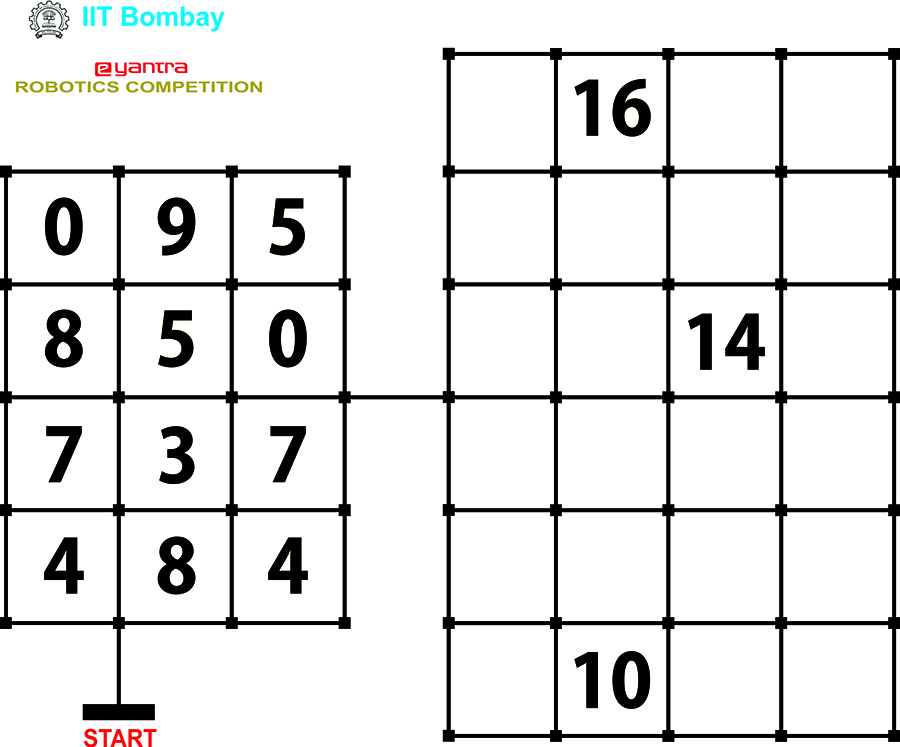
#> input picture task_1/test_images/test_image2.jpg, 900 x 747 px
$ python task1_code_test.py   (Python 2 division)
#> lines starting #> are read from the running program, lines starting #| are printed output that depends on the picture; after the words box and inside, x2 and y2 are one past the last pixel; in counts of white or black regions, pixels touching at a corner belong together
#> further down, img is the input picture: shape (747, 900, 3); mean B, G, R 228.3, 228.7, 228.7

############################################
## Import OpenCV
import numpy
import cv2
############################################

############################################

def sort(number_list,position_list):
   for i in range( len( position_list ) ):

        least = i
        for k in range( i + 1 , len( position_list ) ):
            if position_list[k] < position_list[least]:
                least = k
        tmp=position_list[least]
        position_list[least]=position_list[i]
        position_list[i]=tmp
        tmp1=number_list[least]
        number_list[least]=number_list[i]
        number_list[i]=tmp1
############################################
#function name:
def number(a,p):
    num=-1
    if a>1850 and a<1900:
        num=0
    elif a>800 and a<950:
        num=1
    elif a>1220 and a<1252 and p<242:
        num=2
    elif a>1200 and a<1250 and p>242:
        num=3
    elif a>1350 and a<1425:
        num=4
    elif a>1252 and a<1275:
        num=5
    elif a>1620 and a<1650:
        num=6
    elif a>975 and a<1025:
        num=7
    elif a>1800 and a<1850:
        num=8
    elif a>1590 and a<1620:
        num=9
    return num
############################################
def cell_number(cell):
    #print cell
    min=abs(cell-5256)
    pos=-1
    cell_mapping=[1500,1610,1725,1830,2500,2610,2725,2830,3500,3610,3725,3830,4500,4610,4725,4830,5500,5610,5725,5830,6500,6610,6725,6830]
    for i in range(24):
        if(abs(cell-cell_mapping[i])<min):
            pos=i
            min=abs(cell-cell_mapping[i])
    return pos
############################################
def play(img):
    gray = cv2.cvtColor(img,cv2.COLOR_BGR2GRAY)
    ret,thresh = cv2.threshold(gray,127,255,0)
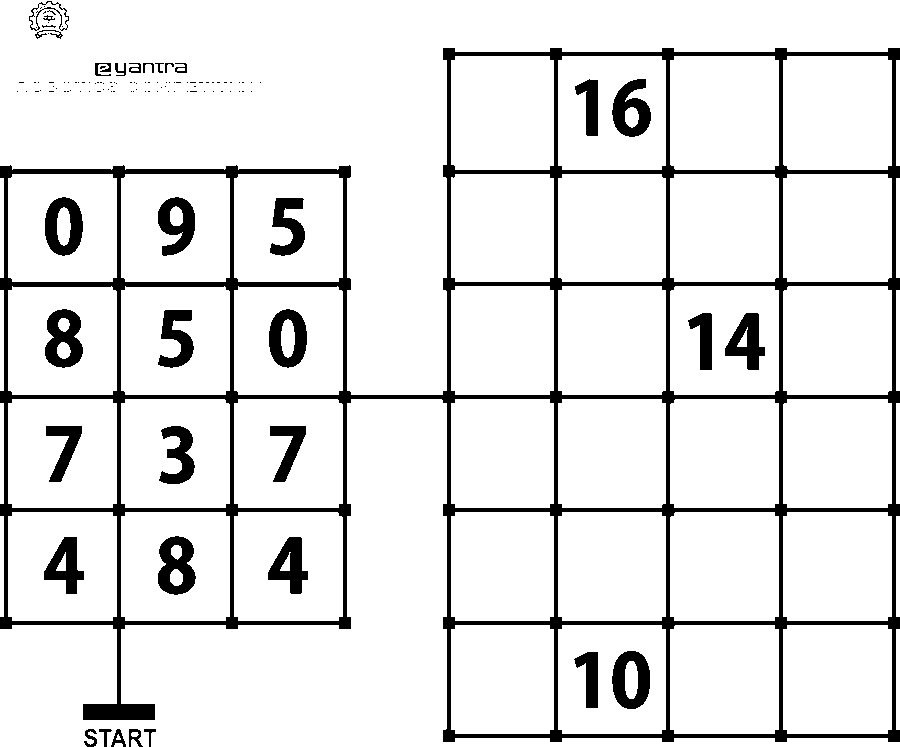
#> thresh: shape (747, 900); 89.8% white; 121 black regions (86 under 20 px)
    contours, hierarchy = cv2.findContours(thresh,cv2.RETR_TREE,cv2.CHAIN_APPROX_SIMPLE)
#> contours = 212 contours, 112 with area under 20; largest, box (x1, y1, x2, y2) and area: (0, 0, 900, 395) 119749, (0, 399, 900, 747) 76892, (783, 56, 892, 170) 12141, (670, 56, 779, 170) 12141, (558, 56, 666, 170) 12029
    grid1_number=[]
    grid1_number_position=[]
    grid2_number=[]
    grid2_number_position=[]
    for counter in range (len(contours)):
        if cv2.contourArea(contours[counter])>800 and cv2.contourArea(contours[counter])<2000:
        ###############################################
        #as area of all digits lies in this range
            cv2.drawContours(img,contours,counter,(0,255,0),2) #draws outline around all contours having area in the provided range
            ###############################################
            #to calculates the centroid of the countour
            M = cv2.moments(contours[counter])
            cx = int(M['m10']/M['m00'])
            cy = int(M['m01']/M['m00'])
            ###############################################
            area=cv2.contourArea(contours[counter])
            perimeter=cv2.arcLength(contours[counter],True)
            found_number=number(area,perimeter)

            if cx < 300:
            ###############################################
            #numbers with centroid's x coordinate less than 300 are stored in list grid1_number
                grid1_number.append(found_number)
                position=(cy/100)*1000+cx
                grid1_number_position.append(position)
                '''
                By using this logic we can express the position of a digit as a single dimension.
                The command appends the position of the number in the corresponding index.
                Position of a number in the image is calculated by (cy/100)*1000 + cx.
                cy/100 gives the row number of the digit and row number *1000 + cx gives the position of the digit in the corresponding row
                Thus, thousanth place gives the row number and rest three digits their x coordinate
                Example:
                Suppose there are two digit '5' and '7' with cx= 620,cy=117 and cx=510,cy=225 respectively
                Their positions from above formula will be will be- 5: 1620 and 7: 2510
                Thus,by using their position sorting of digits becomes very easy
                '''
            ###############################################

            else:
            ###############################################
            #grid2_number stores the numbers in second division (or grid-2)
                grid2_number.append(found_number)
                position=(cy/100)*1000+cx
                grid2_number_position.append(position)
#> this loop made 212 passes
#> (cx, cy, area, perimeter, num in number, found_number, position) on passes 9, 10, 20, 23, 27, 37, 39, 41, 46, 48, 52, 55: (589, 676, 857, 162.3, 1, 1, 6589), (630, 679, 1873, 166.7, 0, 0, 6630), (289, 565, 1398.5, 179.8, 4, 4, 5289), (176, 565, 1830, 185, 8, 8, 5176), (65, 565, 1362, 181.6, 4, 4, 5065), (287, 447, 1002, 201.1, 7, 7, 4287), (178, 454, 1226.5, 246.1, 3, 3, 4178), (63, 447, 1001, 201.1, 7, 7, 4063), (746, 341, 1392, 180.4, 4, 4, 3746), (703, 338, 869.5, 162.9, 1, 1, 3703), (287, 337, 1877, 167.5, 0, 0, 3287), (176, 337, 1258, 247.2, 5, 5, 3176)
#> (cx, cy, area, perimeter, found_number, position) on passes 67, 69, 72, 78, 80: (287, 225, 1253, 249.2, 5, 2287), (176, 223, 1606.5, 204.8, 9, 2176), (63, 225, 1874, 167.5, 0, 2063), (630, 110, 1636, 207, 6, 1630), (590, 104, 847.5, 161.7, 1, 1590)
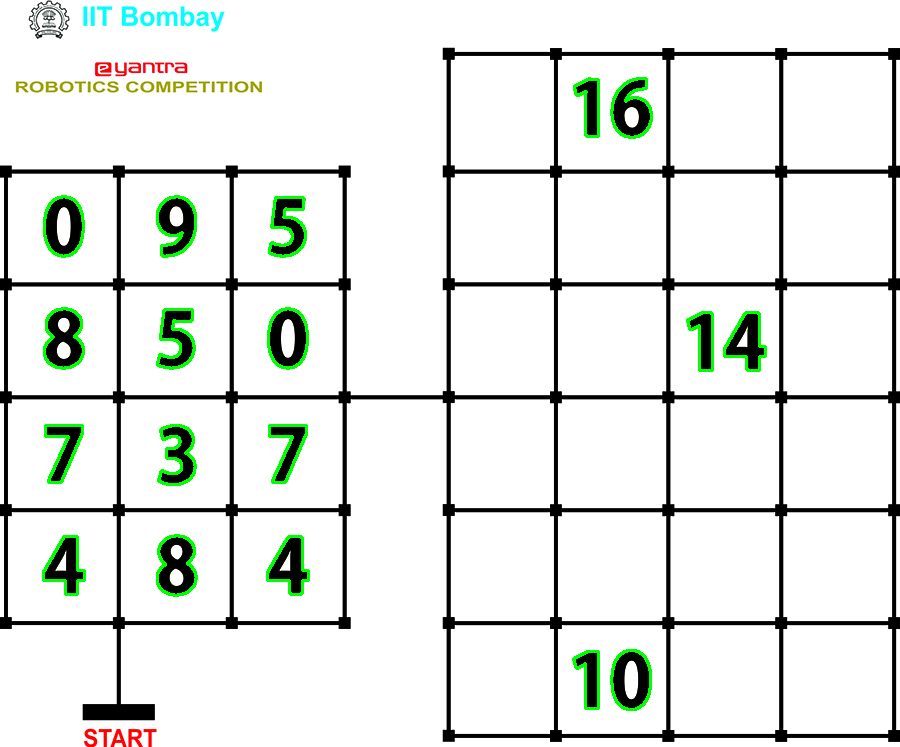
#> img: shape (747, 900, 3); 1.63% of pixels changed, all inside (x1, y1, x2, y2) = (42, 77, 767, 711)
#> after the loop, grid1_number = [4, 8, 4, 7, 3, 7, 0, 5, 8, 5, 9, 0]; grid1_number_position = [5289, 5176, 5065, 4287, 4178, 4063, 3287, 3176, 3063, 2287, 2176, 2063]; grid2_number = [1, 0, 4, 1, 6, 1]; grid2_number_position = [6589, 6630, 3746, 3703, 1630, 1590]
            ###############################################

    ############################################
    #calls function sort() to sort the list of numbers in list grid1_number and grid2_number according to their corresponding position
    sort(grid1_number,grid1_number_position)
#> the loop in sort, `for i in range( len( position_list ) ): ` made 12 passes
#> (tmp, tmp1) on passes 1 to 12: (2063, 0), (2176, 9), (2287, 5), (3063, 8), (3176, 5), (3287, 0), (4063, 7), (4178, 3), (4287, 7), (5065, 4), (5176, 8), (5289, 4)
#> after the loop in sort, `for i in range( len( position_list ) ):`: number_list = [0, 9, 5, 8, 5, 0, 7, 3, 7, 4, 8, 4]; position_list = [2063, 2176, 2287, 3063, 3176, 3287, 4063, 4178, 4287, 5065, 5176, 5289]
    sort(grid2_number,grid2_number_position)
#> the loop in sort (call 2), `for i in range( len( position_list ) ): ` made 6 passes
#> (tmp, tmp1) on passes 1 to 6: (1590, 1), (1630, 6), (3703, 1), (3746, 4), (6589, 1), (6630, 0)
    ############################################
    matrix=[]
    i=0

    ############################################
    #
    while i<(len( grid2_number)-1):
        if((grid2_number_position[i+1]-grid2_number_position[i])<60):
            two_digit_number=(grid2_number[i]*10)+grid2_number[i+1]
            cell=cell_number((grid2_number_position[i]+grid2_number_position[i+1])/2)
            matrix.append([cell,two_digit_number])
            i=i+2
        else:
            cell=cell_number(grid2_number_position[i])
            matrix.append([cell,grid2_number[i]])
            i=i+1
#> this loop made 3 passes
#> (two_digit_number, cell, i) on passes 1 to 3: (16, 1, 2), (14, 10, 4), (10, 21, 6)
#> after the loop, i = 6; matrix = [[1, 16], [10, 14], [21, 10]]; two_digit_number = 10
    if i==len(grid2_number)-1:
        cell=cell_number(grid2_number_position[i])
        matrix.append([cell,grid2_number[i]])
    cv2.imshow('task1_practice',img)
    #############################################

    return grid1_number,matrix
############################################

############################################
if __name__ == "__main__":
    #code for checking output for single image
    img = cv2.imread('test_images/test_image2.jpg')
    No_pos_D1,No_pos_D2=play(img)
#> No_pos_D1 = [0, 9, 5, 8, 5, 0, 7, 3, 7, 4, 8, 4]; No_pos_D2 = [[1, 16], [10, 14], [21, 10]]
    print No_pos_D1
#| [0, 9, 5, 8, 5, 0, 7, 3, 7, 4, 8, 4]
    print No_pos_D2
#| [[1, 16], [10, 14], [21, 10]]
    cv2.waitKey(0)
    cv2.destroyAllWindows()
############################################


############################################
## Close and exit
cv2.waitKey(0)
cv2.destroyAllWindows()
############################################

$ run again, with task_1/test_images/test_image1.jpg copied over task_1/test_images/test_image2.jpg
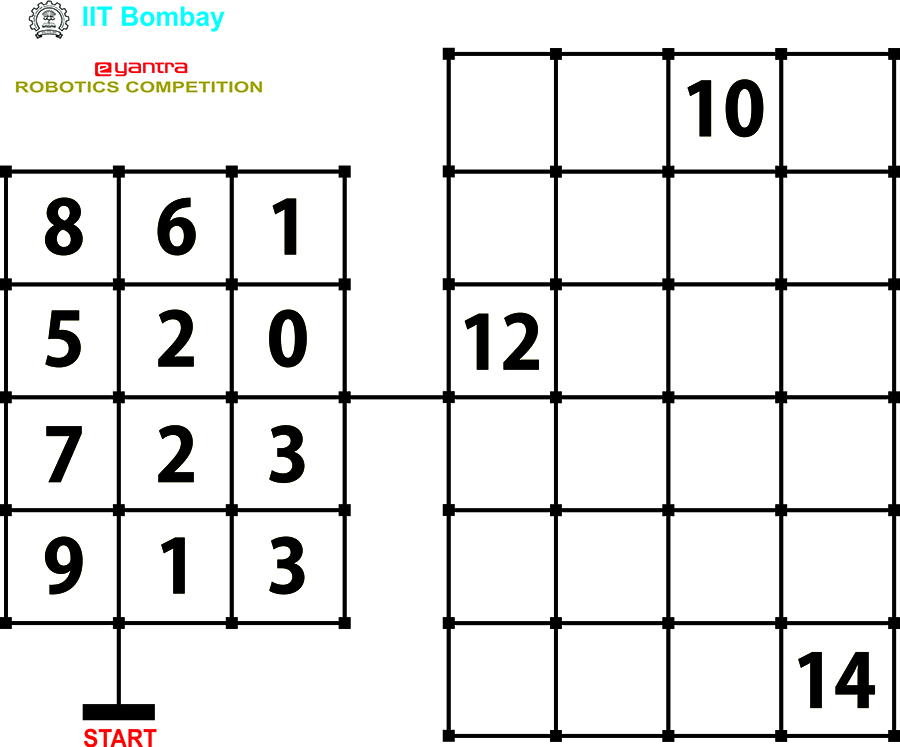
#> input picture task_1/test_images/test_image1.jpg, 900 x 747 px
#> img is the input picture: shape (747, 900, 3); mean B, G, R 228.8, 229.2, 229.1
#> in play, `ret,thresh = cv2.threshold(gray,127,255,0)`:
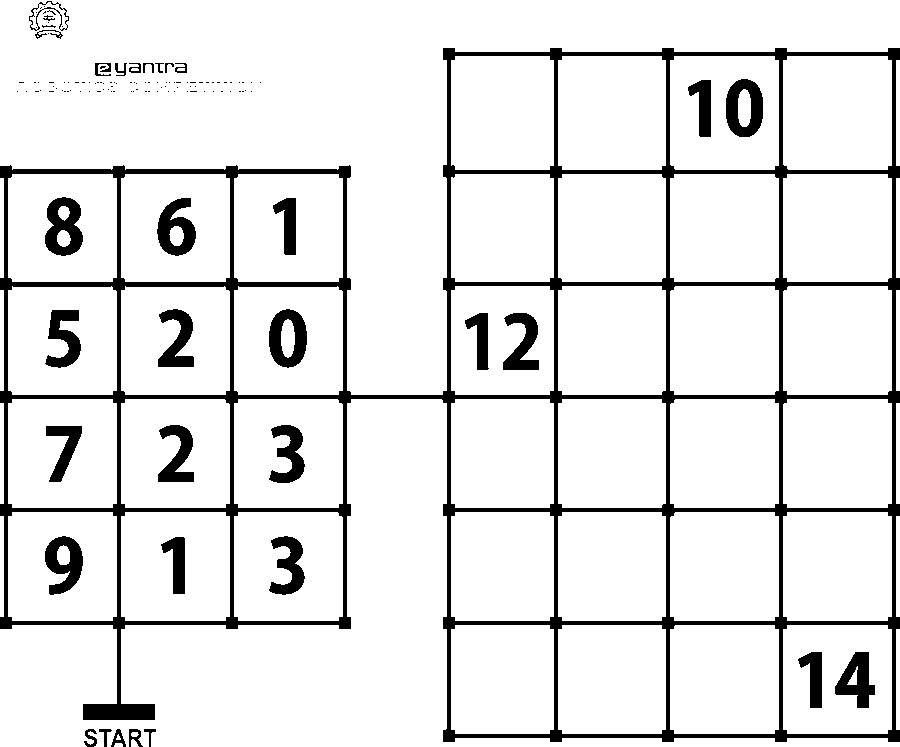
#> thresh: shape (747, 900); 90% white; 125 black regions (90 under 20 px)
#> contours = 208 contours, 113 with area under 20; largest, box (x1, y1, x2, y2) and area: (0, 0, 900, 395) 119749, (0, 399, 900, 747) 76892, (783, 56, 892, 170) 12141, (670, 56, 779, 170) 12141, (558, 56, 666, 170) 12029
#> the loop in play, `for counter in range (len(contours)):` made 208 passes
#> (cx, cy, area, perimeter, num in number, found_number, position) on passes 7, 9, 20, 22, 24, 34, 36, 38: (856, 679, 1397.5, 181, 4, 4, 6856), (813, 676, 858, 162.3, 1, 1, 6813), (288, 565, 1217, 245.1, 3, 3, 5288), (176, 562, 868.5, 162.9, 1, 1, 5176), (63, 562, 1610.5, 205.6, 9, 9, 5063), (288, 453, 1226.5, 246.1, 3, 3, 4288), (177, 455, 1223, 235.8, 2, 2, 4177), (63, 447, 1001, 201.1, 7, 7, 4063)
#> after the loop in play, `for counter in range (len(contours)):`:
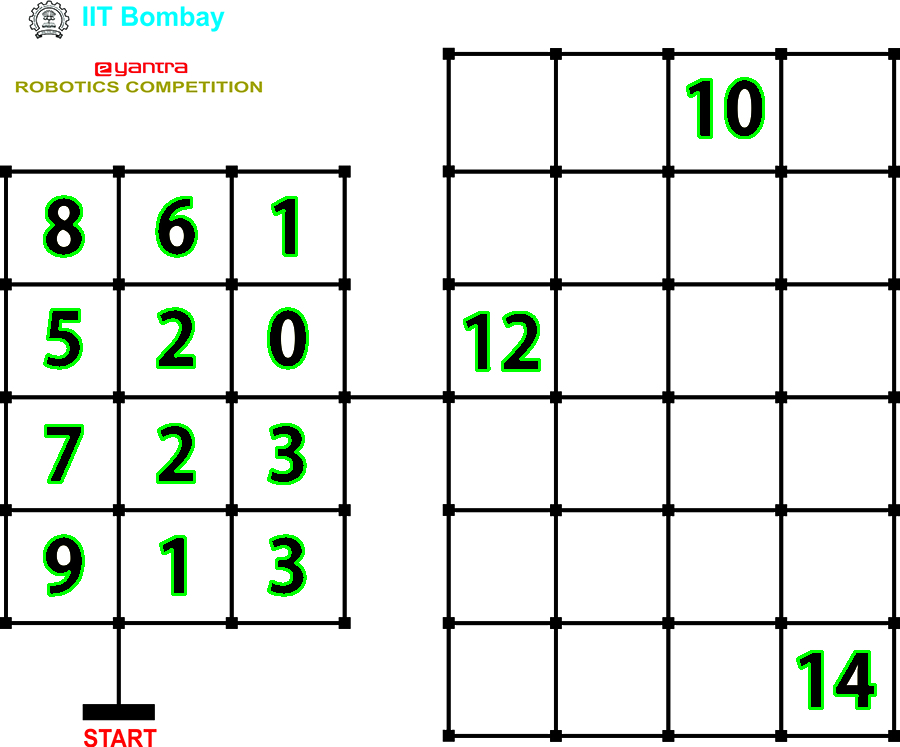
#> img: shape (747, 900, 3); 1.68% of pixels changed, all inside (x1, y1, x2, y2) = (43, 77, 877, 710)
#> after the loop in play, `for counter in range (len(contours)):`: grid1_number = [3, 1, 9, 3, 2, 7, 0, 2, 5, 1, 6, 8]; grid1_number_position = [5288, 5176, 5063, 4288, 4177, 4063, 3287, 3177, 3063, 2288, 2175, 2063]; grid2_number = [4, 1, 2, 1, 1, 0]; grid2_number_position = [6856, 6813, 3522, 3480, 1702, 1744]
#> the loop in sort, `for i in range( len( position_list ) ): ` made 12 passes
#> (tmp, tmp1) on passes 1 to 8: (2063, 8), (2175, 6), (2288, 1), (3063, 5), (3177, 2), (3287, 0), (4063, 7), (4177, 2)
#> after the loop in sort, `for i in range( len( position_list ) ):`: number_list = [8, 6, 1, 5, 2, 0, 7, 2, 3, 9, 1, 3]; position_list = [2063, 2175, 2288, 3063, 3177, 3287, 4063, 4177, 4288, 5063, 5176, 5288]
#> the loop in sort (call 2), `for i in range( len( position_list ) ): ` made 6 passes
#> (tmp, tmp1) on passes 1 to 6: (1702, 1), (1744, 0), (3480, 1), (3522, 2), (6813, 1), (6856, 4)
#> the loop in play, `while i<(len( grid2_number)-1):` made 3 passes
#> (two_digit_number, cell, i) on passes 1 to 3: (10, 2, 2), (12, 8, 4), (14, 23, 6)
#> after the loop in play, `while i<(len( grid2_number)-1):`: i = 6; matrix = [[2, 10], [8, 12], [23, 14]]; two_digit_number = 14
#> No_pos_D1 = [8, 6, 1, 5, 2, 0, 7, 2, 3, 9, 1, 3]; No_pos_D2 = [[2, 10], [8, 12], [23, 14]]
#| [8, 6, 1, 5, 2, 0, 7, 2, 3, 9, 1, 3]
#| [[2, 10], [8, 12], [23, 14]]
